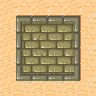

This is a level from a 2D game, rendered from its Tiled map with the project's own tilesets. A one-line summary and the complete map file follow:
An orthogonal 3x3 tile map with 32x32 px tiles, 1 tile layer (Layer 1).

<map version="1.10" tiledversion="1.10.0" orientation="orthogonal" renderorder="right-down" width="3" height="3" tilewidth="32" tileheight="32" infinite="0" nextlayerid="2" nextobjectid="1">
 <tileset firstgid="1" source="../desert.tsx" />
 <layer id="1" name="Layer 1" width="3" height="3">
  <data encoding="csv">
1,2,3,
9,10,11,
17,18,19
</data>
 </layer>
</map>
